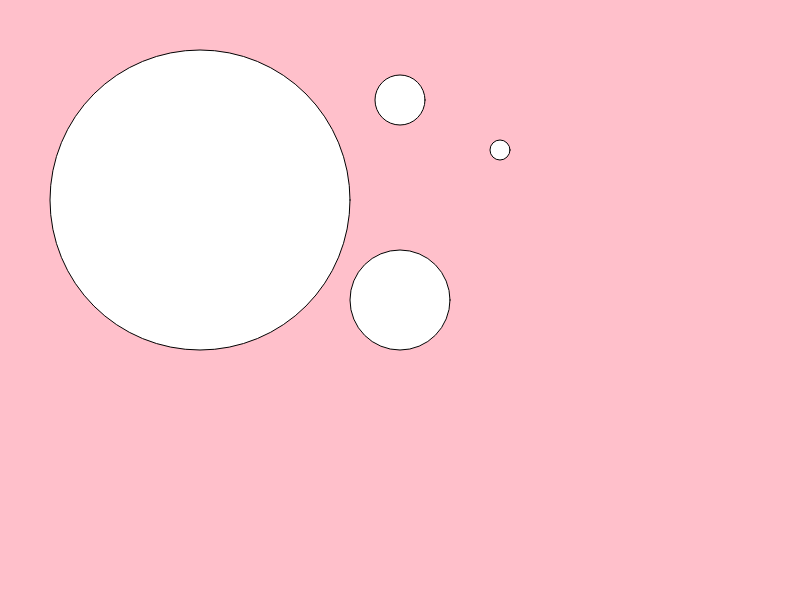
Frame 1 (no input)
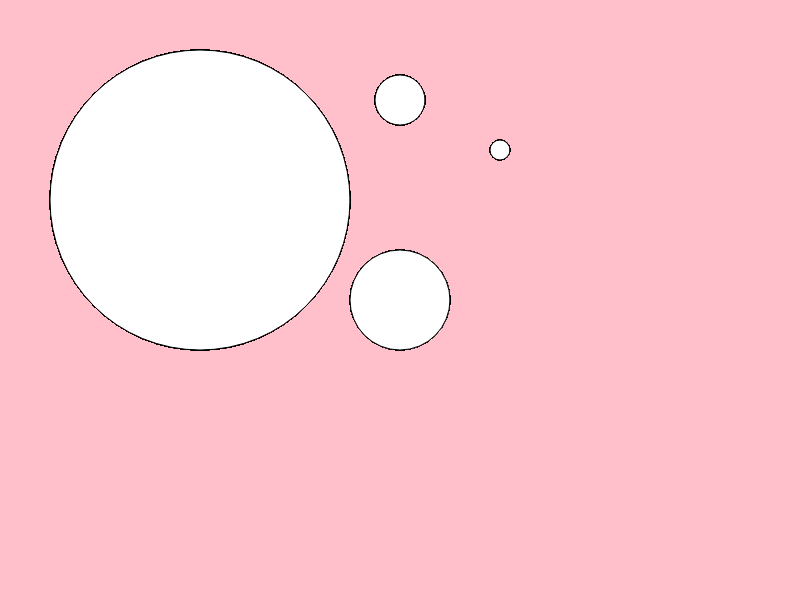
Frame 60 (no input)
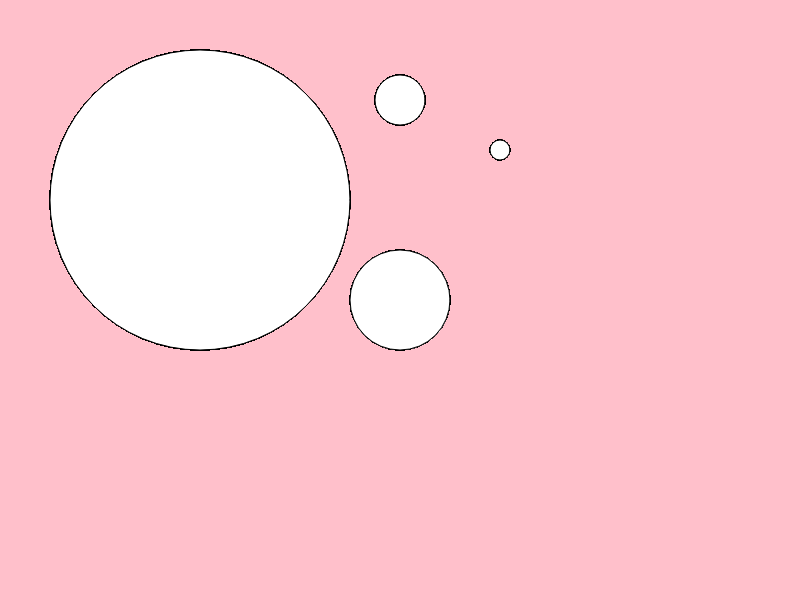
Frame 120 (the mouse pressed at the canvas centre since frame 60)

The p5.js sketch that drew these frames (run headless with seeded random() and noise() and a simulated clock; from frame 60 on, the mouse is pressed at the canvas centre):

// p5.js sketch
// ── sketch.js
function setup() {
  createCanvas(800, 600);
  background('pink');
}

function draw() {
  ellipse(400,300,100);
  ellipse(200,200,300);
  ellipse(400,100,50);
  ellipse(500,150,20);
}
